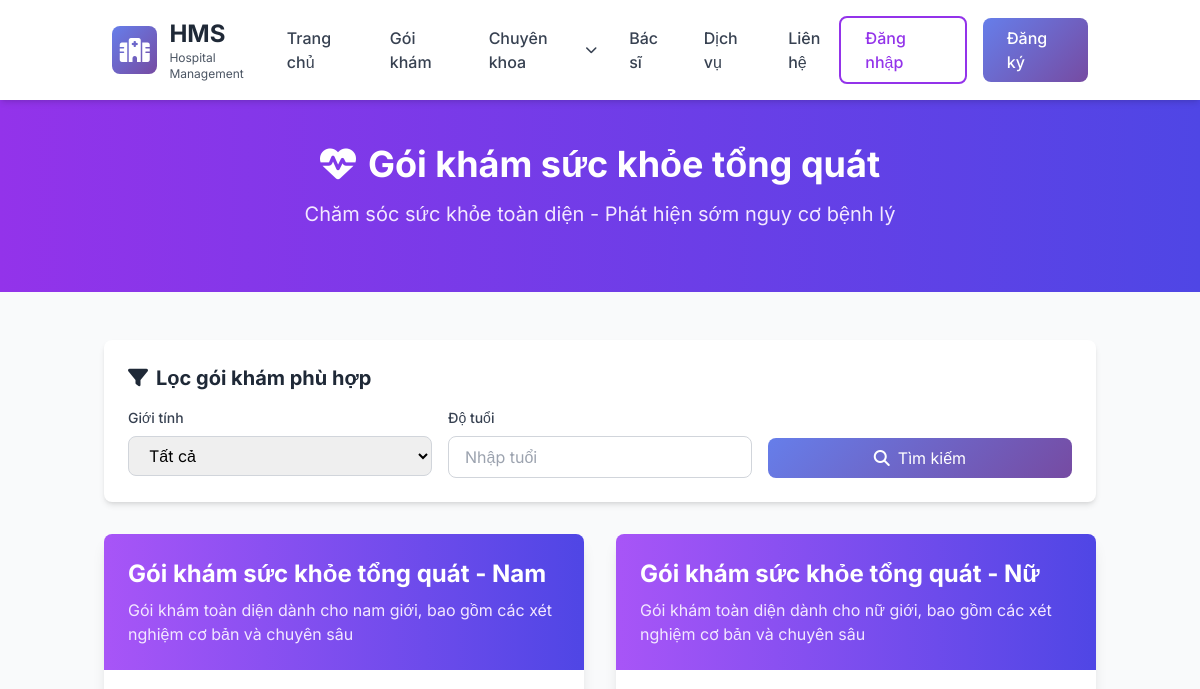
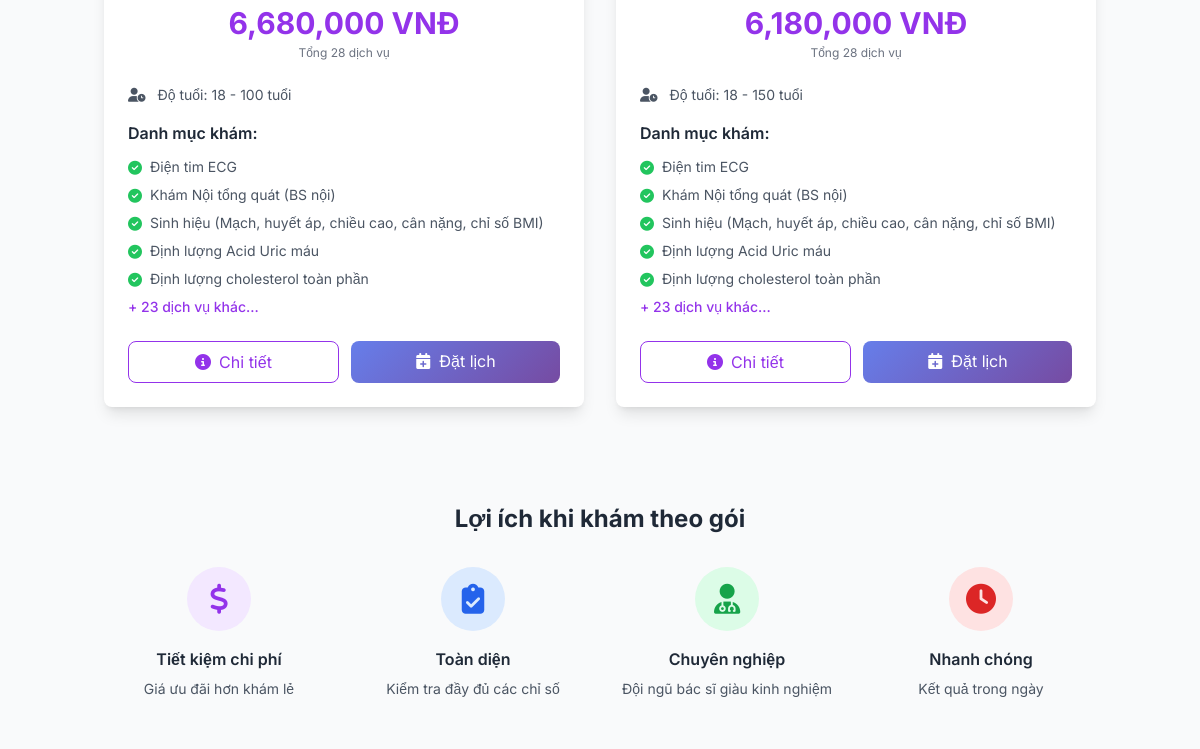
The app's page /WebBenhvien/hospital-management-system/public/packages (upper part), older data (2 pictures, top to bottom).
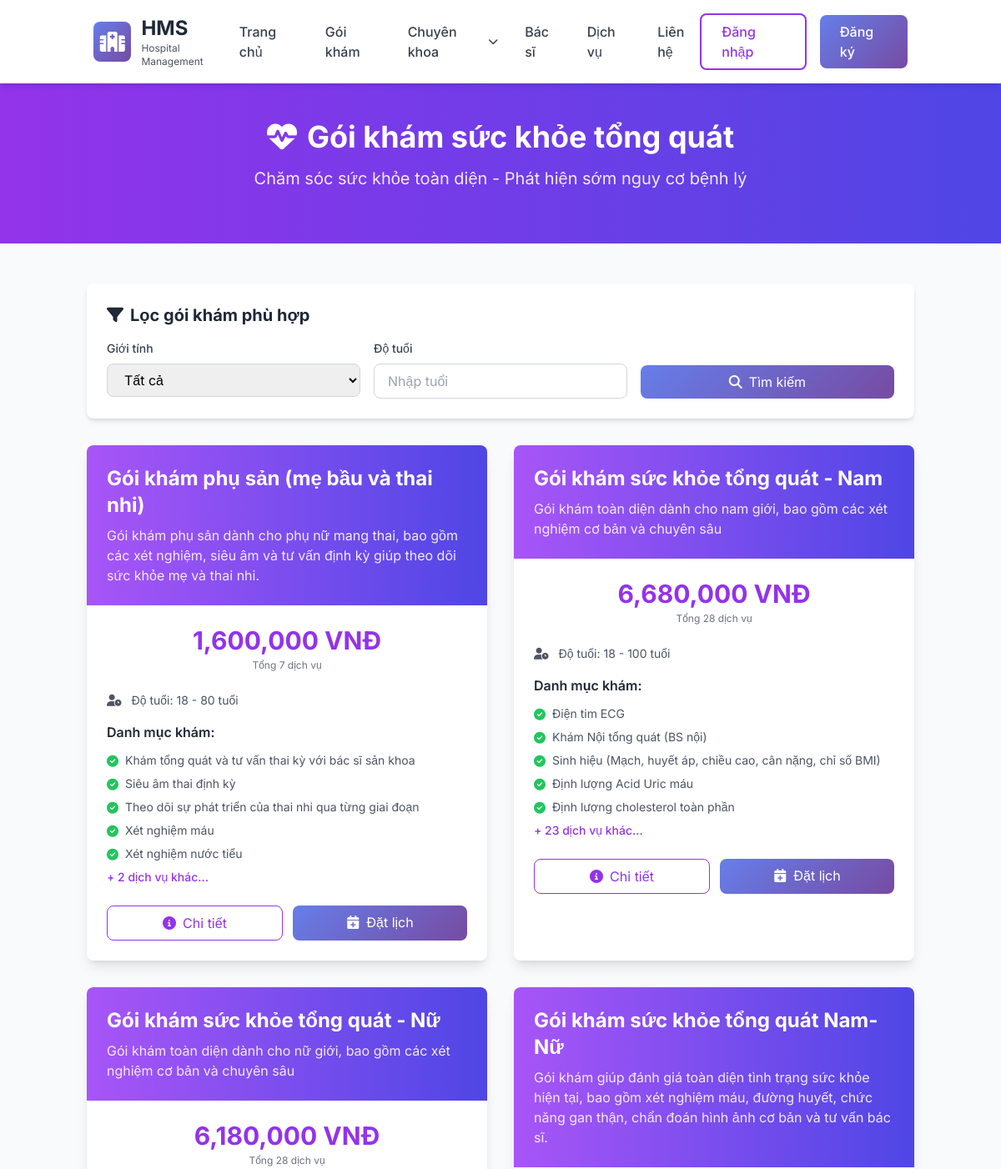
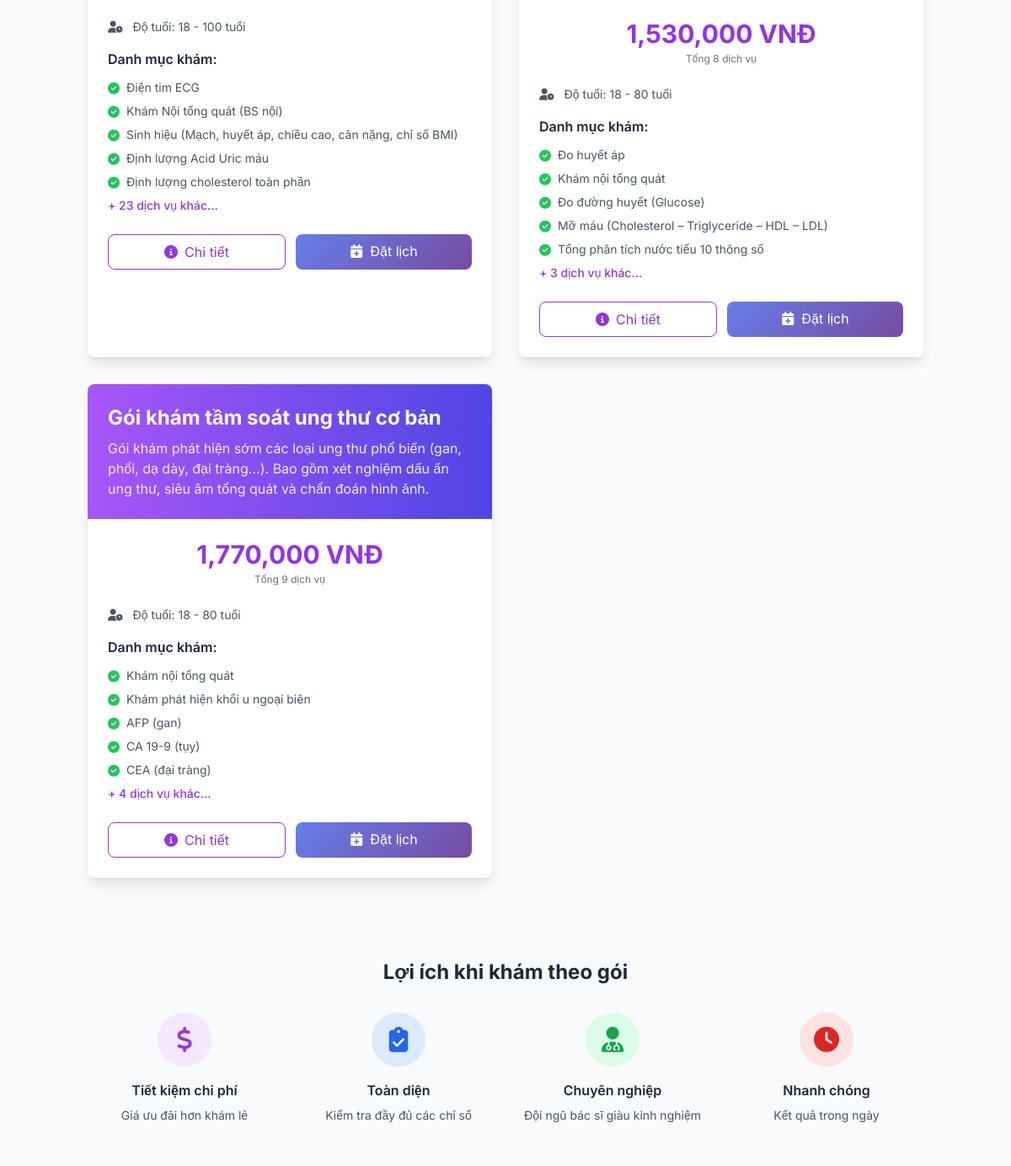
The same page, newer data (2 pictures, top to bottom).
### tables this page shows
CREATE TABLE `health_packages` (
  `id` int(11) NOT NULL,
  `package_code` varchar(20) NOT NULL,
  `name` varchar(255) NOT NULL,
  `description` text DEFAULT NULL,
  `gender_requirement` enum('both','male','female') DEFAULT 'both',
  `min_age` int(11) DEFAULT 0,
  `max_age` int(11) DEFAULT 150,
  `is_active` tinyint(1) DEFAULT 1,
  `created_at` timestamp NOT NULL DEFAULT current_timestamp(),
  `updated_at` timestamp NOT NULL DEFAULT current_timestamp() ON UPDATE current_timestamp()
);

CREATE TABLE `package_services` (
  `id` int(11) NOT NULL,
  `package_id` int(11) NOT NULL,
  `service_name` varchar(255) NOT NULL,
  `service_price` decimal(10,2) DEFAULT 0.00,
  `duration_minutes` int(11) DEFAULT 30,
  `service_category` enum('general','blood_test','urine_test','imaging','specialist','other') DEFAULT 'general',
  `is_required` tinyint(1) DEFAULT 1,
  `gender_specific` enum('both','male','female') DEFAULT 'both',
  `notes` text DEFAULT NULL,
  `display_order` int(11) DEFAULT 0,
  `created_at` timestamp NOT NULL DEFAULT current_timestamp()
);

### app/Views/packages/index.php (the view, shortened to what the changed rows need)
<?php if (!isset($_SESSION['user_id'])): ?>
<div class="bg-gradient-to-r from-purple-600 to-indigo-600 text-white py-16">
    <div class="container mx-auto px-4">
        <div class="text-center">
            <h1 class="text-4xl font-bold mb-4">
                <i class="fas fa-heartbeat mr-3"></i>Gói khám sức khỏe tổng quát
            </h1>
        </div>
    </div>
</div>
<?php endif; ?>
<div class="<?= isset($_SESSION['user_id']) ? '' : 'container mx-auto' ?> px-4 py-12">
    <div class="grid grid-cols-1 md:grid-cols-2 gap-8">
        <?php foreach ($packages as $package): ?>
        <div class="bg-white rounded-lg shadow-lg overflow-hidden hover:shadow-xl transition">
            <div class="bg-gradient-to-r from-purple-500 to-indigo-600 text-white p-6">
                <h3 class="text-2xl font-bold mb-2"><?= htmlspecialchars($package['name']) ?></h3>
                <p class="text-purple-100"><?= htmlspecialchars($package['description']) ?></p>
            </div>
            <div class="p-6">
                <div class="mb-6">
                    <?php
                    $totalPrice = 0;
                    if (isset($package['services'])) {
                        foreach ($package['services'] as $service) {
                            $totalPrice += $service['service_price'] ?? 0;
                        }
                    }
                    ?>
                    <div class="text-center">
                        <span class="text-3xl font-bold text-purple-600">
                            <?= number_format($totalPrice) ?> VNĐ
                        </span>
                        <p class="text-xs text-gray-500 mt-1">Tổng <?= count($package['services'] ?? []) ?> dịch vụ</p>
                    </div>
                </div>
                <div class="mb-4 text-sm text-gray-600">
                    <i class="fas fa-user-clock mr-2"></i>
                    Độ tuổi: <?= $package['min_age'] ?> - <?= $package['max_age'] ?> tuổi
                </div>
                <div class="mb-6">
                    <h4 class="font-semibold text-gray-800 mb-3">Danh mục khám:</h4>
                    <div class="space-y-2">
                        <?php
                        $services = $package['services'] ?? [];
                        $displayServices = array_slice($services, 0, 5);
                        foreach ($displayServices as $service):
                        ?>
                        <div class="flex items-start text-sm text-gray-600">
                            <i class="fas fa-check-circle text-green-500 mr-2 mt-1"></i>
                            <span><?= htmlspecialchars($service['service_name']) ?></span>
                        </div>
                        <?php endforeach; ?>
                        <?php if (count($services) > 5): ?>
                        <div class="text-sm text-purple-600 font-medium">
                            + <?= count($services) - 5 ?> dịch vụ khác...
                        </div>
                        <?php endif; ?>
                    </div>
                </div>
                <div class="flex gap-3">
                    <a href="<?= APP_URL ?>/packages/<?= $package['id'] ?>"
                       class="flex-1 text-center px-4 py-2 border border-purple-600 text-purple-600 rounded-lg hover:bg-purple-50 transition">
                        <i class="fas fa-info-circle mr-2"></i>Chi tiết
                    </a>
                    <?php
                    $userRole = $_SESSION['role'] ?? null;
                    if ($userRole === 'patient' || !isset($_SESSION['user_id'])):
                    ?>
                    <a href="<?= APP_URL ?>/appointments/create?package_id=<?= $package['id'] ?>"
                       class="flex-1 text-center px-4 py-2 gradient-bg text-white rounded-lg hover:opacity-90 transition">
                        <i class="fas fa-calendar-plus mr-2"></i>Đặt lịch
                    </a>
                    <?php endif; ?>
                </div>
            </div>
        </div>
        <?php endforeach; ?>
    </div>
</div>
<?php
if (isset($_SESSION['user_id'])) {
    require_once APP_PATH . '/Views/layouts/main.php';
} else {
    require_once APP_PATH . '/Views/layouts/landing.php';
}
?>

Row changes from the older to the newer data that the page shows:
added health_packages: name "Gói khám phụ sản (mẹ bầu và thai nhi)", description "Gói khám phụ sản dành cho phụ nữ mang thai, bao gồm các xét nghiệm, siêu âm và tư vấn định kỳ giúp theo dõi sức khỏe mẹ và thai nhi.", totalPrice "1,600,000", count($package['services'] ?? []) "7", min_age "18", max_age "80", count($services) - 5 "2"
added package_services: service_name "Khám tổng quát và tư vấn thai kỳ với bác sĩ sản khoa", shown under "Gói khám phụ sản (mẹ bầu và thai nhi)"
added package_services: service_name "Siêu âm thai định kỳ", shown under "Gói khám phụ sản (mẹ bầu và thai nhi)"
added package_services: service_name "Theo dõi sự phát triển của thai nhi qua từng giai đoạn", shown under "Gói khám phụ sản (mẹ bầu và thai nhi)"
added package_services: service_name "Xét nghiệm máu", shown under "Gói khám phụ sản (mẹ bầu và thai nhi)"
added package_services: service_name "Xét nghiệm nước tiểu", shown under "Gói khám phụ sản (mẹ bầu và thai nhi)"
changed health_packages "Gói khám sức khỏe tổng quát - Nữ": max_age "150" → "100"
added health_packages: name "Gói khám sức khỏe tổng quát Nam-Nữ", description "Gói khám giúp đánh giá toàn diện tình trạng sức khỏe hiện tại, bao gồm xét nghiệm máu, đường huyết, chức năng gan thận, chẩn đoán hình ảnh cơ bản và tư vấn bác sĩ.", totalPrice "1,530,000", count($package['services'] ?? []) "8", min_age "18", max_age "80", count($services) - 5 "3"
added package_services: service_name "Đo huyết áp", shown under "Gói khám sức khỏe tổng quát Nam-Nữ"
added package_services: service_name "Khám nội tổng quát", shown under "Gói khám sức khỏe tổng quát Nam-Nữ"
added package_services: service_name "Đo đường huyết (Glucose)", shown under "Gói khám sức khỏe tổng quát Nam-Nữ"
added package_services: service_name "Mỡ máu (Cholesterol – Triglyceride – HDL – LDL)", shown under "Gói khám sức khỏe tổng quát Nam-Nữ"
added package_services: service_name "Tổng phân tích nước tiểu 10 thông số", shown under "Gói khám sức khỏe tổng quát Nam-Nữ"
added health_packages: name "Gói khám tầm soát ung thư cơ bản", description "Gói khám phát hiện sớm các loại ung thư phổ biến (gan, phổi, dạ dày, đại tràng...). Bao gồm xét nghiệm dấu ấn ung thư, siêu âm tổng quát và chẩn đoán hình ảnh.", totalPrice "1,770,000", count($package['services'] ?? []) "9", min_age "18", max_age "80", count($services) - 5 "4"
added package_services: service_name "Khám nội tổng quát", shown under "Gói khám tầm soát ung thư cơ bản"
added package_services: service_name "Khám phát hiện khối u ngoại biên", shown under "Gói khám tầm soát ung thư cơ bản"
added package_services: service_name "AFP (gan)", shown under "Gói khám tầm soát ung thư cơ bản"
added package_services: service_name "CA 19-9 (tụy)", shown under "Gói khám tầm soát ung thư cơ bản"
added package_services: service_name "CEA (đại tràng)", shown under "Gói khám tầm soát ung thư cơ bản"
